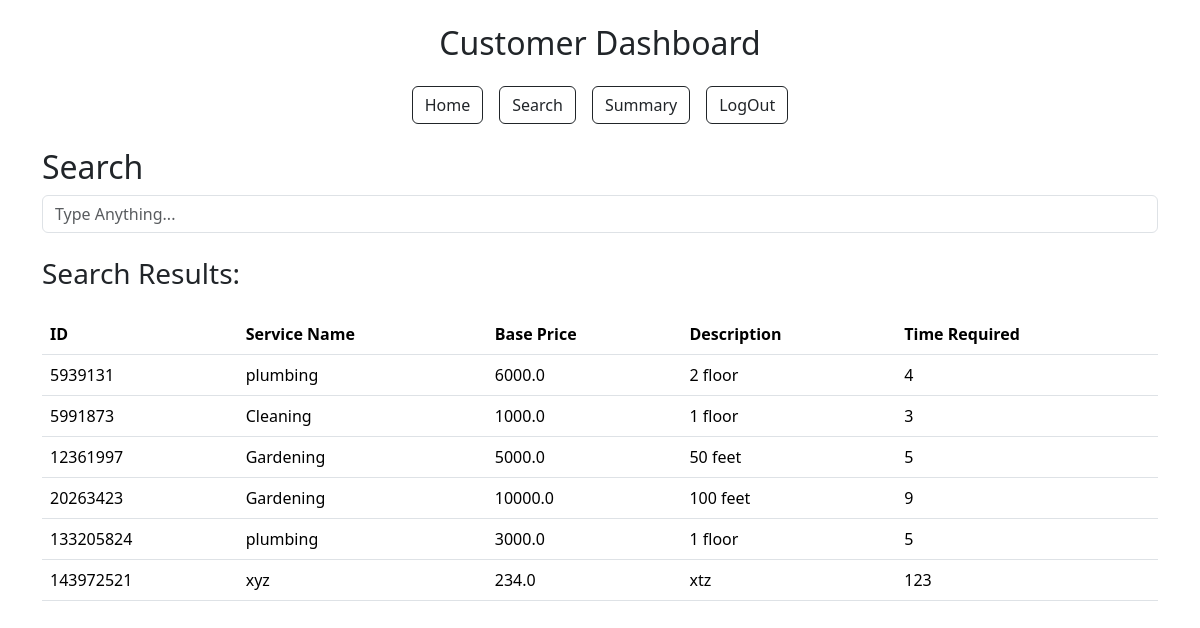
The page /search (signed in) on the database as committed earlier.
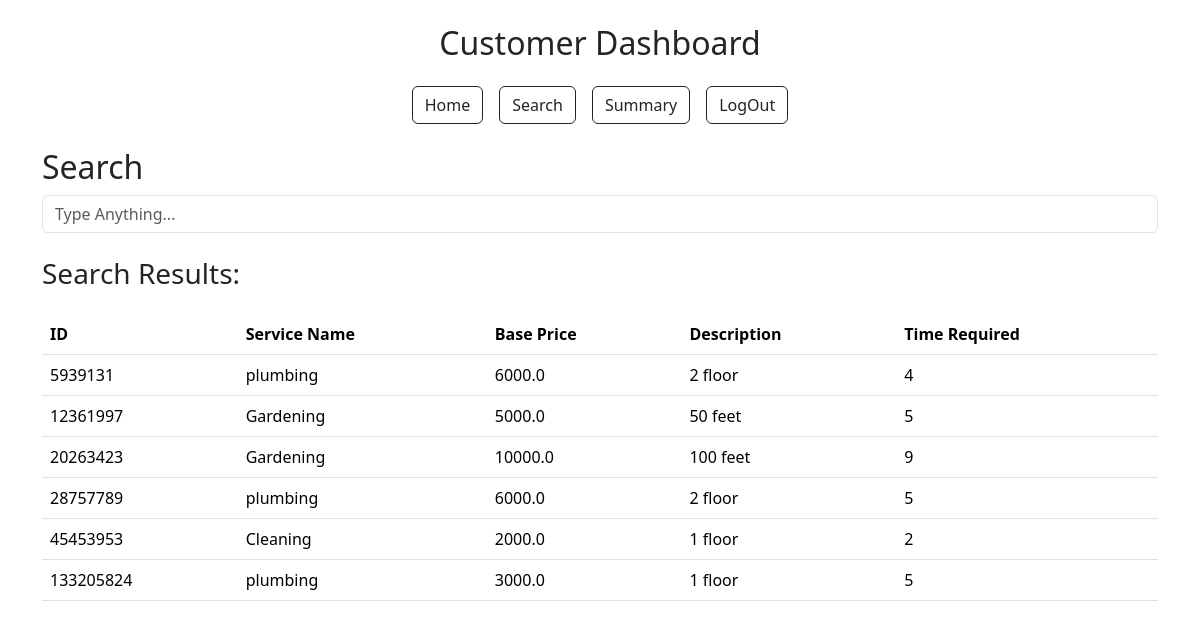
The same page on the database as committed later.
### models.py (models this page shows)
class Service(db.Model):
    __tablename__ = 'service'
    id = db.Column(db.Integer, primary_key=True)
    service_name = db.Column(db.String(80), unique=False, nullable=False)
    description = db.Column(db.Text, nullable=False)
    price = db.Column(db.Float, nullable=False)
    time_required = db.Column(db.Integer, nullable=False)
    service_requests = db.relationship('ServiceRequest', back_populates='service', lazy=True)

### app.py (the view)
@app.route('/search', methods=['GET', 'POST'])
def search():
    if 'user_role' not in session:
        flash('Please log in first', 'danger')
        return redirect(url_for('login'))
    if session['user_role'] == 'admin':
        user = {'is_blocked': False}
    else:
        user = User.query.get(session['user_id'])
    customers = Customer.query.all()
    professionals = Professional.query.all()
    services = Service.query.all()
    service_requests = ServiceRequest.query.all()
    return render_template('search.html', user=user, customers=customers, professionals=professionals, services=services, service_requests=service_requests)

### templates/search.html (shortened to what this page needs)
{% extends "layout.html" %}  {% block content %}
<h2>Search</h2>
<div class="input-group">
  <input
    type="text"
    class="form-control"
    id="Name"
    name="Name"
    placeholder="Type Anything..."
  />
</div>
<h3 class="my-4">Search Results:</h3>
{% if session.get('user_role') == 'admin' %} {% if service_requests|length > 0
%}
<h4>Service Requests:</h4>
<div class="table-responsive admin">
  <table class="table">
    <thead>
      <tr>
        <th>ID</th>
        <th>Requested By</th>
        <th>Assigned Professional</th>
        <th>Requested Date</th>
        <th>Status</th>
      </tr>
    </thead>
    <tbody>
      {% for service_request in service_requests %}
      <tr class="item">
        <td>{{service_request.id}}</td>
        <td>{{ service_request.customer.user.name}}</td>
        <td>
          {{ service_request.professional.user.name if
          service_request.professional else 'N/A' }}
        </td>
        <td>{{service_request.date_of_request.strftime('%Y-%m-%d') }}</td>
        <td>{{service_request.status}}</td>
      </tr>
      {% endfor %}
    </tbody>
  </table>
</div>
{% endif %}
<h4>Customers:</h4>
<div class="table-responsive admin">
  <table class="table">
    <thead>
      <tr>
        <th>ID</th>
        <th>Name</th>
        <th>Address</th>
        <th>Contact</th>
        <th>Pincode</th>
      </tr>
    </thead>
    <tbody>
      {% for customer in customers %}
      <tr class="item">
        <td>{{customer.id}}</td>
        <td>{{customer.user.name}}</td>
        <td>{{customer.address}}</td>
        <td>{{customer.contact}}</td>
        <td>{{customer.pincode}}</td>
      </tr>
      {% endfor %}
    </tbody>
  </table>
</div>
<h4>Professionals:</h4>
<div class="table-responsive admin">
  <table class="table">
    <thead>
      <tr>
        <th>ID</th>
        <th>Name</th>
        <th>Experience</th>
        <th>Service Name</th>
        <th>Pincode</th>
      </tr>
    </thead>
    <tbody>
      {% for professional in professionals %}
      <tr class="item">
        <td>{{professional.id}}</td>
        <td>{{professional.user.name}}</td>
        <td>{{professional.experience}}</td>
        <td>{{professional.service_name}}</td>
        <td>{{professional.pincode}}</td>
      </tr>
      {% endfor %}
    </tbody>
  </table>
</div>
{% elif session.get('user_role') == 'customer' %}
<div class="table-responsive">
  <table class="table">
    <thead>
      <tr>
        <th>ID</th>
        <th>Service Name</th>
        <th>Base Price</th>
        <th>Description</th>
        <th>Time Required</th>
      </tr>
    </thead>
    <tbody>
      {% for service in services %}
      <tr class="item">
        <td>{{service.id}}</td>
        <td>{{service.service_name}}</td>
        <td>{{service.price}}</td>
        <td>{{service.description}}</td>
        <td>{{service.time_required}}</td>
      </tr>
      {% endfor %}
    </tbody>
  </table>
</div>
{% endif %} {% endblock %}

Rows that differ between the two databases and show on the page:
removed Service: id "5991873", service_name "Cleaning", price "1000.0", description "1 floor", time_required "3"
removed Service: id "143972521", service_name "xyz", price "234.0", description "xtz", time_required "123"
added Service: id "28757789", service_name "plumbing", price "6000.0", description "2 floor", time_required "5"
added Service: id "45453953", service_name "Cleaning", price "2000.0", description "1 floor", time_required "2"
